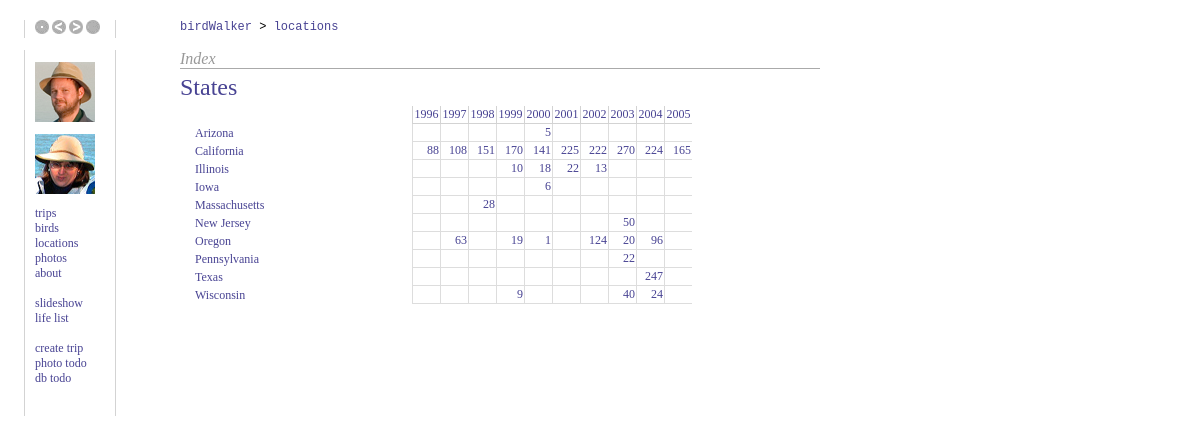
The app's page /stateindex.php with its own data.
### tables this page shows
CREATE TABLE state (
  objectid mediumint(9) NOT NULL auto_increment,
  Name varchar(16) default NULL,
  Abbreviation varchar(16) default NULL,
  Notes text,
  PRIMARY KEY  (objectid)
) TYPE=MyISAM;

### stateindex.php (the view, shortened to what this page needs)
<?php
require_once("./birdwalker.php");
$stateStats = performQuery("SELECT
    location.State,
    count(distinct sighting.SpeciesAbbreviation) AS SpeciesCount,
    year(sighting.TripDate) AS theyear
  FROM location, sighting
  WHERE sighting.LocationName=location.Name
  GROUP BY location.State, theyear
  ORDER BY State, theyear");
$visitedStatesQuery = performQuery("
    SELECT DISTINCT(state.objectid)
      FROM state, location, sighting
      WHERE state.Abbreviation=location.State and location.Name=sighting.LocationName ORDER BY state.Name");
while ($info = mysql_fetch_array($stateStats))
{
	$state = $info["State"];
	$year = $info["theyear"];
	$speciesCount = $info["SpeciesCount"];
	$table[$state][$year] = $speciesCount;
}
?>
<html>
  <body>
    <div class=contentright>
      <div class="pagesubtitle">Index</div>
      <div class="titleblock">
        <div class=pagetitle>States</div>
      </div>
<table columns=11 class=metadata cellpadding=1 cellspacing=0 width=80%>
  <tr><td></td><? insertYearLabels() ?></tr>
<? while ($info = mysql_fetch_array($visitedStatesQuery))
   { $id = $info["objectid"];
	 $info = getStateInfo($id);
     $state = $info["Abbreviation"]; ?>
    <tr>
      <td class=firstcell><a href="./statedetail.php?id=<?= $info["objectid"] ?>"><?= getStateNameForAbbreviation($state) ?></a></td>
<?	  for ($year = getEarliestYear(); $year <= getLatestYear(); $year++)
	  { ?>
		  <td class=bordered align=right>
              <a href="./specieslist.php?state=<?= urlencode($state) ?>&year=<?= $year ?>"><?= $table[$state][$year] ?></a>
          </td>
<?	  } ?>
    </tr>
<? } ?>
</table>
    </div>
  </body>
</html>

### stylesheet.css (style rules this page uses)
.contentright { font: 10pt "Gill Sans", "Gill Sans MT", SansSerif; left: 15%; width: 640px; top: 50px; padding-bottom: 30px; position: absolute; }
.pagetitle { font: 18pt "Gill Sans", "Gill Sans MT", SansSerif; color:#484393 }
.pagesubtitle { font: 12pt "Gill Sans", "Gill Sans MT", SansSerif; font-style: italic; color: #999999 }
.metadata { font: 9pt "Gill Sans", "Gill Sans MT", SansSerif }
.titleblock { border-top: solid 1px #AAAAAA; padding-top: 5px; margin-bottom: 5px }
.firstcell { padding-left: 15px; white-space: nowrap; }
.bordered { border-left: solid 1px #DDDDDD; border-bottom: solid 1px #DDDDDD; width: 25px }
a { color:#484393; text-decoration:none; }

### records on screen
state: getStateNameForAbbreviation($state) "Arizona", Abbreviation "5"
state: getStateNameForAbbreviation($state) "California", Abbreviation "88", Abbreviation "108", Abbreviation "151", Abbreviation "170", Abbreviation "141", Abbreviation "225", Abbreviation "222", Abbreviation "270", Abbreviation "224", Abbreviation "165"
state: getStateNameForAbbreviation($state) "Illinois", Abbreviation "10", Abbreviation "18", Abbreviation "22", Abbreviation "13"
state: getStateNameForAbbreviation($state) "Iowa", Abbreviation "6"
state: getStateNameForAbbreviation($state) "Massachusetts", Abbreviation "28"
state: getStateNameForAbbreviation($state) "New Jersey", Abbreviation "50"
state: getStateNameForAbbreviation($state) "Oregon", Abbreviation "63", Abbreviation "19", Abbreviation "1", Abbreviation "124", Abbreviation "20", Abbreviation "96"
state: getStateNameForAbbreviation($state) "Pennsylvania", Abbreviation "22"
state: getStateNameForAbbreviation($state) "Texas", Abbreviation "247"
state: getStateNameForAbbreviation($state) "Wisconsin", Abbreviation "9", Abbreviation "40", Abbreviation "24"
